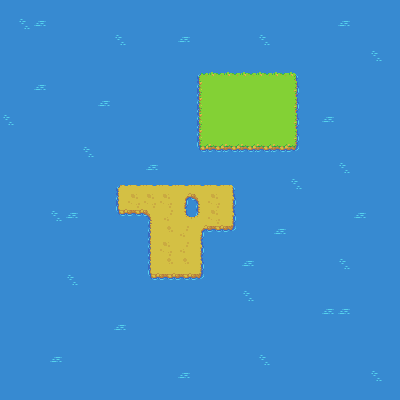

This is a level from a 2D game, rendered from its Tiled map with the project's own tilesets. A one-line summary and the complete map file follow:
An orthogonal 25x25 tile map with 16x16 px tiles, 1 tile layer (Tile Layer 1).

<map version="1.0" tiledversion="1.1.4" orientation="orthogonal" renderorder="right-down" width="25" height="25" tilewidth="16" tileheight="16" infinite="0" nextobjectid="1">
 <tileset firstgid="1" source="overworld.tsx" />
 <layer name="Tile Layer 1" width="25" height="25">
  <data encoding="csv">
71,71,71,71,71,71,71,71,71,71,71,71,71,71,71,71,71,71,71,71,71,71,71,71,71,
71,173,172,71,71,71,71,71,71,71,71,71,71,71,71,71,71,71,71,71,71,172,71,71,71,
71,71,71,71,71,71,71,173,71,71,71,172,71,71,71,71,173,71,71,71,71,71,71,71,71,
71,71,71,71,71,71,71,71,71,71,71,71,71,71,71,71,71,71,71,71,71,71,71,173,71,
71,71,71,71,71,71,71,71,71,71,71,71,1,2,2,2,2,2,3,71,71,71,71,71,71,
71,71,172,71,71,71,71,71,71,71,71,71,22,23,23,23,23,23,24,71,71,71,71,71,71,
71,71,71,71,71,71,172,71,71,71,71,71,22,23,23,23,23,23,24,71,71,71,71,71,71,
173,71,71,71,71,71,71,71,71,71,71,71,22,23,23,23,23,23,24,71,172,71,71,71,71,
71,71,71,71,71,71,71,71,71,71,71,71,22,23,23,23,23,23,24,71,71,71,71,71,71,
71,71,71,71,71,173,71,71,71,71,71,71,43,44,44,44,44,44,45,71,71,71,71,71,71,
71,71,71,71,71,71,71,71,71,172,71,71,71,71,71,71,71,71,71,71,71,173,71,71,71,
71,71,71,71,71,71,71,127,128,128,128,128,128,128,129,71,71,71,173,71,71,71,71,71,71,
71,71,71,71,71,71,71,148,149,149,149,130,131,149,150,71,71,71,71,71,71,71,71,71,71,
71,71,71,173,172,71,71,169,170,131,110,151,152,149,150,71,71,71,71,71,71,71,172,71,71,
71,71,71,71,71,71,71,71,71,148,109,110,130,170,171,71,71,172,71,71,71,71,71,71,71,
71,71,71,71,71,71,71,71,71,148,149,110,150,71,71,71,71,71,71,71,71,71,71,71,71,
71,71,71,71,71,71,71,71,71,148,109,109,150,71,71,172,71,71,71,71,71,173,71,71,71,
71,71,71,71,173,71,71,71,71,169,170,170,171,71,71,71,71,71,71,71,71,71,71,71,71,
71,71,71,71,71,71,71,71,71,71,71,71,71,71,71,173,71,71,71,71,71,71,71,71,71,
71,71,71,71,71,71,71,71,71,71,71,71,71,71,71,71,71,71,71,71,172,172,71,71,71,
71,71,71,71,71,71,71,172,71,71,71,71,71,71,71,71,71,71,71,71,71,71,71,71,71,
71,71,71,71,71,71,71,71,71,71,71,71,71,71,71,71,71,71,71,71,71,71,71,71,71,
71,71,71,172,71,71,71,71,71,71,71,71,71,71,71,71,173,71,71,71,71,71,71,71,71,
71,71,71,71,71,71,71,71,71,71,71,172,71,71,71,71,71,71,71,71,71,71,71,173,71,
71,71,71,71,71,71,71,71,71,71,71,71,71,71,71,71,71,71,71,71,71,71,71,71,71
</data>
 </layer>
</map>
